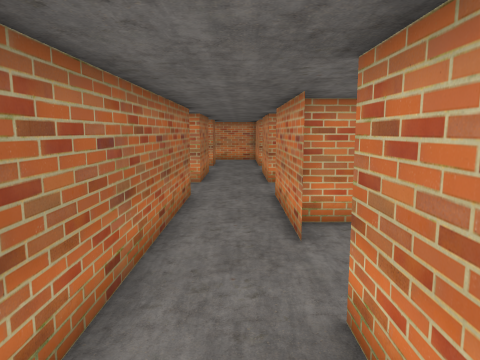
[1] (above)

24 first-person views from a walk through a scene from a Unity 3-D project. The camera is 1.4 m above the floor, tilts 8° down and sees 70° across. The floor is counted in squares, 0.63 m on a side. Each view is taken from the middle of a square. On the plan, view 1 faces up. The plan holds only what a view shows up to about 19 squares ahead; the rest is blank. The place goes on beyond the plan. The player character is not drawn. Some surface patterns are stand-ins.

[2]
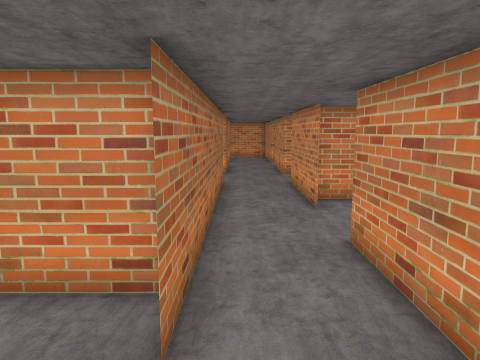

[3]
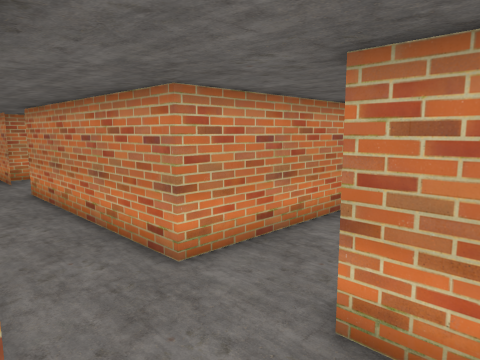

[4]
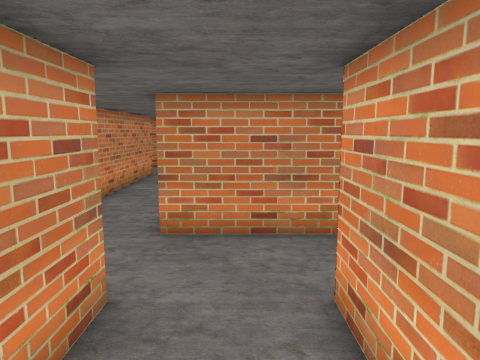

[5]
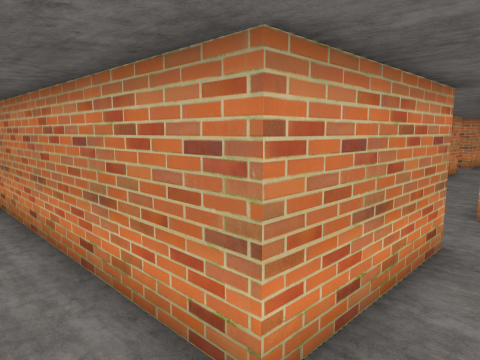

[6]
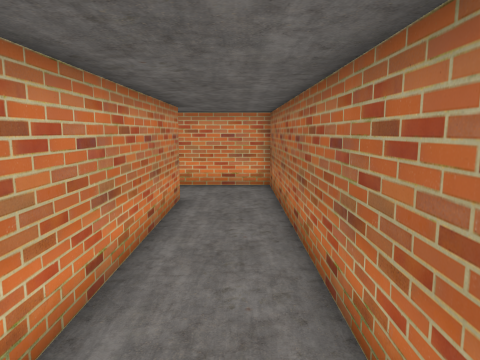

[7]
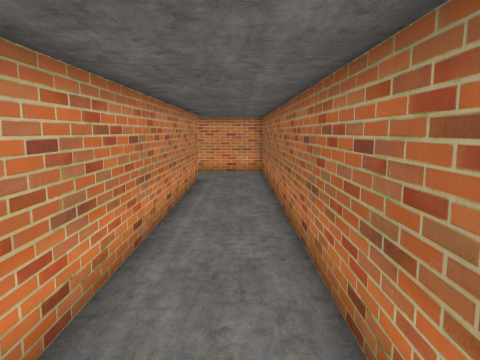

[8]
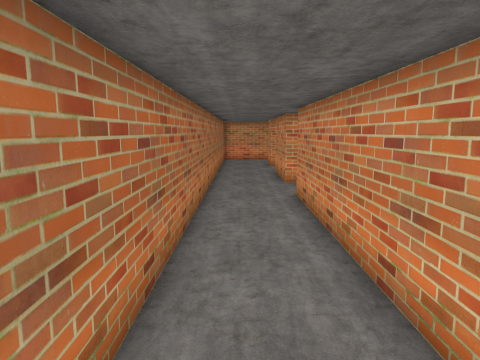

[9]
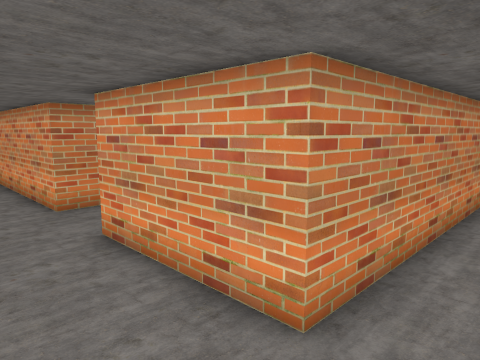

[10]
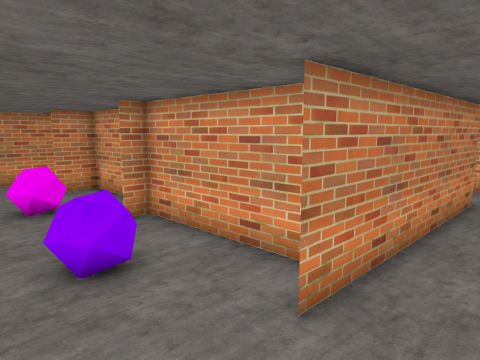

[11]
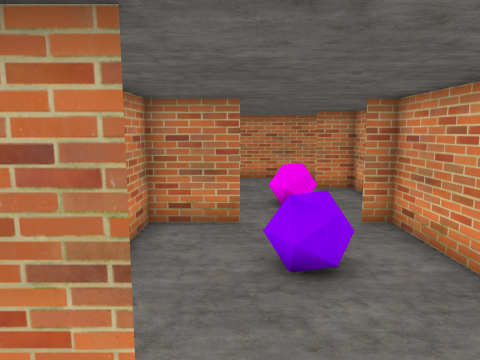

[12]
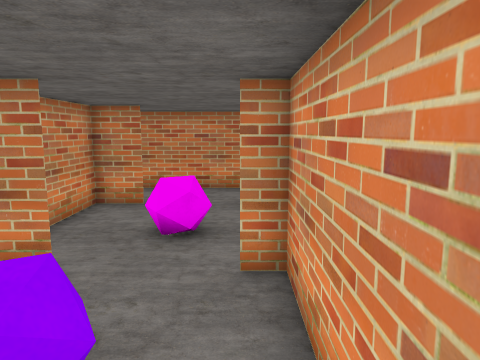

[13]
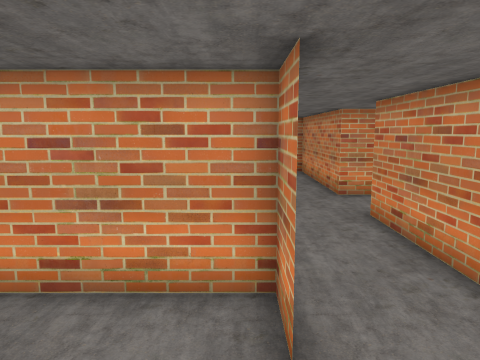

[14]
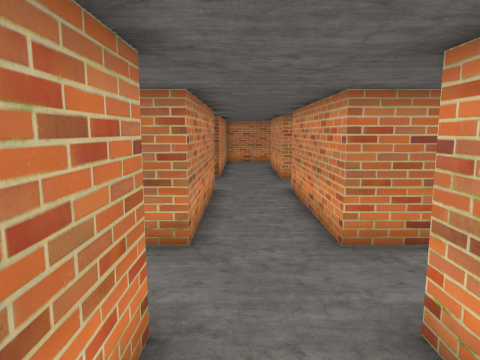

[15]
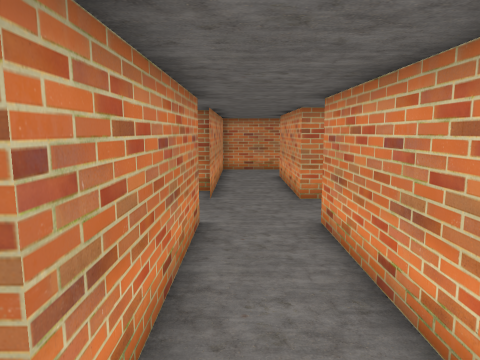

[16]
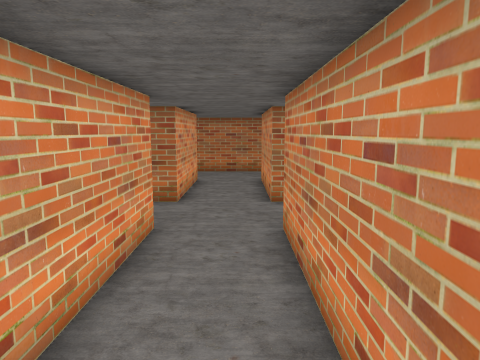

[17]
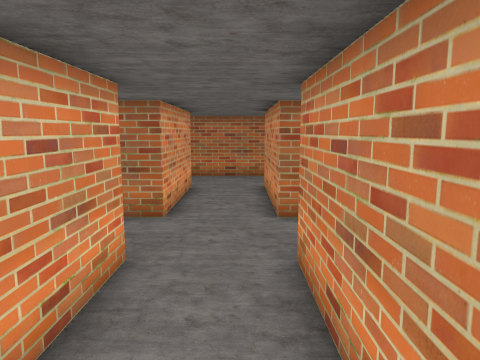

[18]
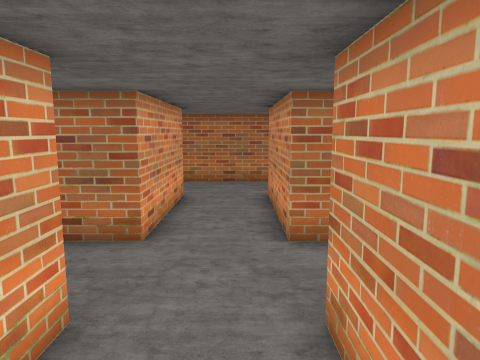

[19]
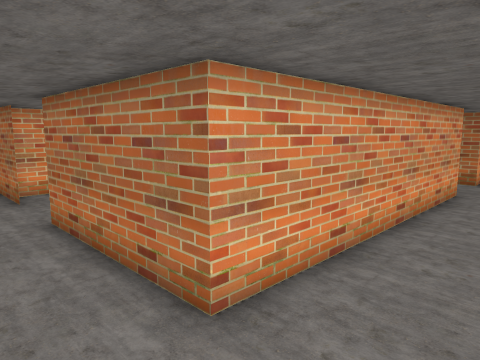

[20]
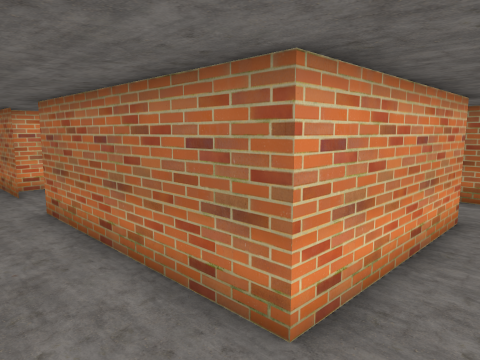

[21]
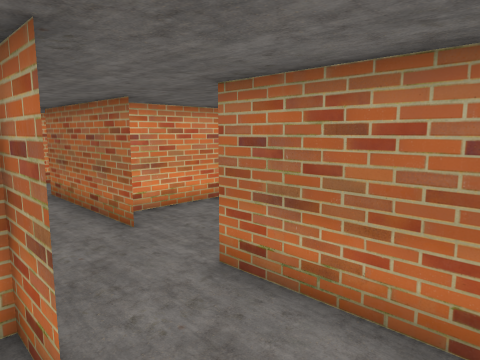

[22]
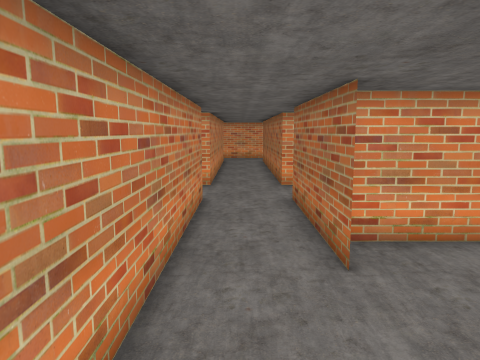

[23]
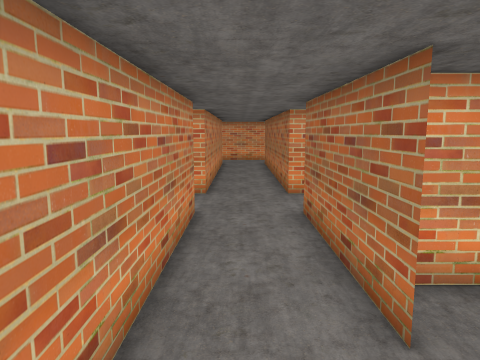

[24]
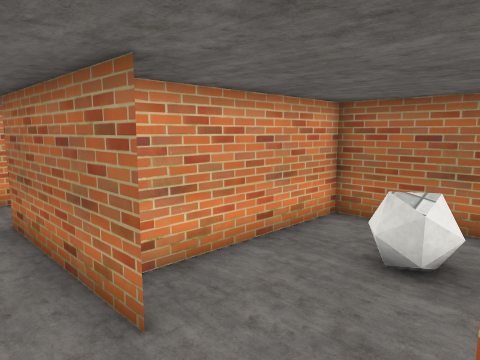

### Floor plan
Key: @ floor where view 1 was taken; # wall or solid block; . floor; = window, fence, low wall or low ledge.
Columns run from 10 left of view 1 to 27 right of it. Each row starts with its distance up from view 1.
 15 #..######..#############..#######..###
 14 #.....................................
 13 #.....................................
 12 #..######..#############..#######..###
 11 #..#    #..#           #..#     #..#
 10 #..#    #..#           #..#     #..
  9 #..#    #..#           #..#     #..
  8 #..#    #..###  ########..#     #.. .
  7 #..#    #..#.....#.....#..#     #..
  6 #..#    #.................#     #..
  5 #..#    #.....==...==.....#     #..#
  4 #..#    #.....==...==.....#     #..#
  3 #..#    #..#.....#.....#..#.=......#
  2 #..#  ###..#######  ####  #.==.....#
  1 #..#  ..#..#           #  #........#
  0 #..#  ....@#              #.....#..#
 -1 #..#     ..#              #######..#
 -2 #..#     ..#                    #..#
 -3 #..#     ..#                    #..#
 -4 #..#     ..#                    #..#
 -5 #..#     ..#############        #..#
 -6 #..#     ...............        ....
 -7 #..#     ............           ....
 -8 #..######...#                  ##...#
 -9 #..........##                   #..##
-10 #....  ....#                    #..#
-11 #########..#                    #..#

Where each view was taken, in squares from view 1:
view 1: 0 up, 0 right, facing up
view 2: 3 down, 1 left, facing up
view 3: 10 down, 2 left, facing up-right
view 4: 10 down, 6 left, facing right
view 5: 10 down, 9 left, facing up-right
view 6: 3 up, 9 left, facing down
view 7: 8 up, 9 left, facing down
view 8: 0 up, 9 left, facing up
view 9: 15 up, 9 left, facing down-right
view 10: 7 up, 1 left, facing down-right
view 11: 6 up, 1 left, facing right
view 12: 3 up, 2 right, facing right
view 13: 3 up, 12 right, facing up
view 14: 14 up, 9 right, facing right
view 15: 14 up, 14 right, facing right
view 16: 14 up, 9 right, facing left
view 17: 14 up, 7 right, facing left
view 18: 14 up, 5 right, facing left
view 19: 15 up, 15 right, facing down-left
view 20: 14 up, 25 right, facing down-left
view 21: 8 up, 26 right, facing down-left
view 22: 6 up, 24 right, facing down
view 23: 4 up, 24 right, facing down
view 24: 4 up, 24 right, facing down-left
